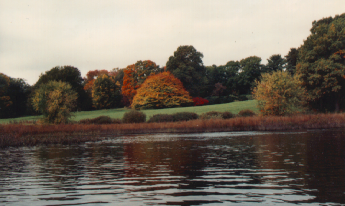
#> input picture week1/autumn.tif, 345 x 206 px
$ python 1.py
#> lines starting #> are read from the running program, lines starting #| are printed output that depends on the picture
import numpy as np
from skimage import data
from skimage.color import rgb2hsv, hsv2rgb
import matplotlib.pyplot as plt
from skimage import io, color
from scipy.ndimage import gaussian_filter


def gammaCorrection(image, gamma, c):
    image = np.clip(image, 0, 1)
    corrected = c * np.power(image, gamma)
    return np.clip(corrected, 0, 1)

# [44 lines left out: functions one, two, not called in this run]

def three():
  image = io.imread("autumn.tif") / 255.0

  hsv_image = rgb2hsv(image)
#> hsv_image: shape (206, 345, 3) float64; mean of channels 0, 1, 2 0.168, 0.234, 0.474

  value = hsv_image[:, :, 2]
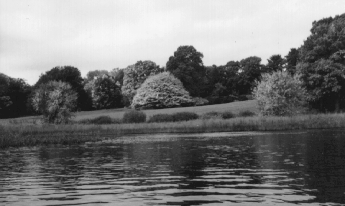
#> value: shape (206, 345) float64; min 0.0863, max 0.973, mean 0.474

  value_gamma = gammaCorrection(value, 0.8, 1)

  gamma_hsv_image = np.dstack((hsv_image[:, :, 0],hsv_image[:, :, 1], value_gamma))
#> gamma_hsv_image: shape (206, 345, 3) float64; mean of channels 0, 1, 2 0.168, 0.234, 0.532
  gamma_rgb_image = hsv2rgb(gamma_hsv_image)

  fig, ax = plt.subplots(1, 2, figsize=(10, 5))
  ax[0].imshow(image, cmap="gray")
  ax[0].set_title("Color image")
  ax[0].axis("off")

  ax[1].imshow(gamma_rgb_image, cmap="gray")
  ax[1].set_title("Gamma corrected color image")
  ax[1].axis("off")

  plt.show()
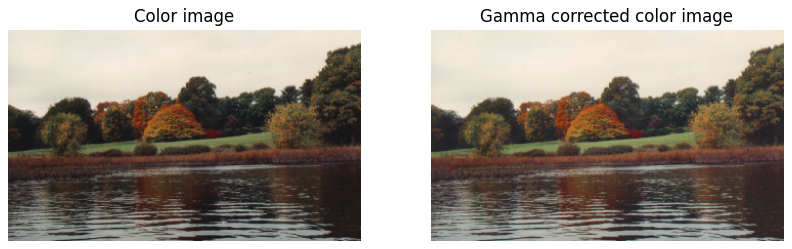
#> figure drawn by matplotlib, 2 panels

# one()
# two()
three()
